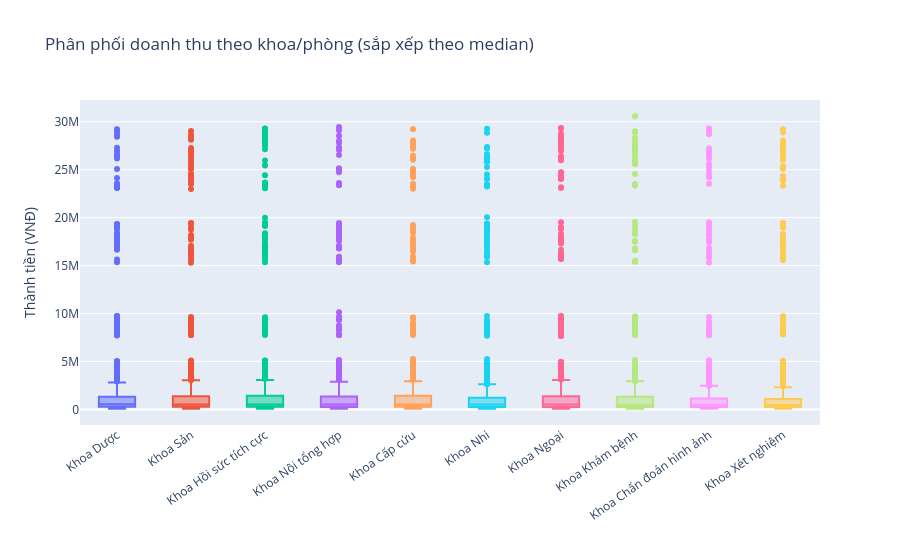

Notebook code for this chart:
### Code cell
# Box plot theo khoa
dept_order = dept_stats.sort_values("median", ascending=False)["TEN_KHOAPHONG"].tolist()
fig = px.box(
    df, x="TEN_KHOAPHONG", y="THANHTIEN",
    category_orders={"TEN_KHOAPHONG": dept_order},
    title="Phân phối doanh thu theo khoa/phòng (sắp xếp theo median)",
    labels={"TEN_KHOAPHONG": "", "THANHTIEN": "Thành tiền (VNĐ)"},
    color="TEN_KHOAPHONG",
)
fig.update_layout(showlegend=False, xaxis_tickangle=-35)
fig.show()

### Figure 1 — Plotly figure (JSON) as saved in the notebook; plotly's stock layout.template omitted (floating-point values rounded to 4 significant figures; data arrays with more than 128 entries replaced by an {"elided": "..."} marker saying what was removed)
{"data": [{"alignmentgroup": "True", "hovertemplate": "=%{x}<br>Thành tiền (VNĐ)=%{y}<extra></extra>", "legendgroup": "Khoa Dược", "marker": {"color": "#636efa"}, "name": "Khoa Dược", "notched": false, "offsetgroup": "Khoa Dược", "orientation": "v", "showlegend": true, "type": "box", "x": {"elided": "711 str values"}, "x0": " ", "xaxis": "x", "y": {"elided": "711 float values"}, "y0": " ", "yaxis": "y"}, {"alignmentgroup": "True", "hovertemplate": "=%{x}<br>Thành tiền (VNĐ)=%{y}<extra></extra>", "legendgroup": "Khoa Sản", "marker": {"color": "#EF553B"}, "name": "Khoa Sản", "notched": false, "offsetgroup": "Khoa Sản", "orientation": "v", "showlegend": true, "type": "box", "x": {"elided": "755 str values"}, "x0": " ", "xaxis": "x", "y": {"elided": "755 float values"}, "y0": " ", "yaxis": "y"}, {"alignmentgroup": "True", "hovertemplate": "=%{x}<br>Thành tiền (VNĐ)=%{y}<extra></extra>", "legendgroup": "Khoa Hồi sức tích cực", "marker": {"color": "#00cc96"}, "name": "Khoa Hồi sức tích cực", "notched": false, "offsetgroup": "Khoa Hồi sức tích cực", "orientation": "v", "showlegend": true, "type": "box", "x": {"elided": "723 str values"}, "x0": " ", "xaxis": "x", "y": {"elided": "723 float values"}, "y0": " ", "yaxis": "y"}, {"alignmentgroup": "True", "hovertemplate": "=%{x}<br>Thành tiền (VNĐ)=%{y}<extra></extra>", "legendgroup": "Khoa Nội tổng hợp", "marker": {"color": "#ab63fa"}, "name": "Khoa Nội tổng hợp", "notched": false, "offsetgroup": "Khoa Nội tổng hợp", "orientation": "v", "showlegend": true, "type": "box", "x": {"elided": "745 str values"}, "x0": " ", "xaxis": "x", "y": {"elided": "745 float values"}, "y0": " ", "yaxis": "y"}, {"alignmentgroup": "True", "hovertemplate": "=%{x}<br>Thành tiền (VNĐ)=%{y}<extra></extra>", "legendgroup": "Khoa Cấp cứu", "marker": {"color": "#FFA15A"}, "name": "Khoa Cấp cứu", "notched": false, "offsetgroup": "Khoa Cấp cứu", "orientation": "v", "showlegend": true, "type": "box", "x": {"elided": "708 str values"}, "x0": " ", "xaxis": "x", "y": {"elided": "708 float values"}, "y0": " ", "yaxis": "y"}, {"alignmentgroup": "True", "hovertemplate": "=%{x}<br>Thành tiền (VNĐ)=%{y}<extra></extra>", "legendgroup": "Khoa Nhi", "marker": {"color": "#19d3f3"}, "name": "Khoa Nhi", "notched": false, "offsetgroup": "Khoa Nhi", "orientation": "v", "showlegend": true, "type": "box", "x": {"elided": "687 str values"}, "x0": " ", "xaxis": "x", "y": {"elided": "687 float values"}, "y0": " ", "yaxis": "y"}, {"alignmentgroup": "True", "hovertemplate": "=%{x}<br>Thành tiền (VNĐ)=%{y}<extra></extra>", "legendgroup": "Khoa Ngoại", "marker": {"color": "#FF6692"}, "name": "Khoa Ngoại", "notched": false, "offsetgroup": "Khoa Ngoại", "orientation": "v", "showlegend": true, "type": "box", "x": {"elided": "792 str values"}, "x0": " ", "xaxis": "x", "y": {"elided": "792 float values"}, "y0": " ", "yaxis": "y"}, {"alignmentgroup": "True", "hovertemplate": "=%{x}<br>Thành tiền (VNĐ)=%{y}<extra></extra>", "legendgroup": "Khoa Khám bệnh", "marker": {"color": "#B6E880"}, "name": "Khoa Khám bệnh", "notched": false, "offsetgroup": "Khoa Khám bệnh", "orientation": "v", "showlegend": true, "type": "box", "x": {"elided": "700 str values"}, "x0": " ", "xaxis": "x", "y": {"elided": "700 float values"}, "y0": " ", "yaxis": "y"}, {"alignmentgroup": "True", "hovertemplate": "=%{x}<br>Thành tiền (VNĐ)=%{y}<extra></extra>", "legendgroup": "Khoa Chẩn đoán hình ảnh", "marker": {"color": "#FF97FF"}, "name": "Khoa Chẩn đoán hình ảnh", "notched": false, "offsetgroup": "Khoa Chẩn đoán hình ảnh", "orientation": "v", "showlegend": true, "type": "box", "x": {"elided": "687 str values"}, "x0": " ", "xaxis": "x", "y": {"elided": "687 float values"}, "y0": " ", "yaxis": "y"}, {"alignmentgroup": "True", "hovertemplate": "=%{x}<br>Thành tiền (VNĐ)=%{y}<extra></extra>", "legendgroup": "Khoa Xét nghiệm", "marker": {"color": "#FECB52"}, "name": "Khoa Xét nghiệm", "notched": false, "offsetgroup": "Khoa Xét nghiệm", "orientation": "v", "showlegend": true, "type": "box", "x": {"elided": "725 str values"}, "x0": " ", "xaxis": "x", "y": {"elided": "725 float values"}, "y0": " ", "yaxis": "y"}], "layout": {"boxmode": "overlay", "legend": {"title": {"text": ""}, "tracegroupgap": 0}, "showlegend": false, "title": {"text": "Phân phối doanh thu theo khoa/phòng (sắp xếp theo median)"}, "xaxis": {"anchor": "y", "categoryarray": ["Khoa Dược", "Khoa Sản", "Khoa Hồi sức tích cực", "Khoa Nội tổng hợp", "Khoa Cấp cứu", "Khoa Nhi", "Khoa Ngoại", "Khoa Khám bệnh", "Khoa Chẩn đoán hình ảnh", "Khoa Xét nghiệm"], "categoryorder": "array", "domain": [0, 1], "tickangle": -35, "title": {"text": ""}}, "yaxis": {"anchor": "x", "domain": [0, 1], "title": {"text": "Thành tiền (VNĐ)"}}}}
